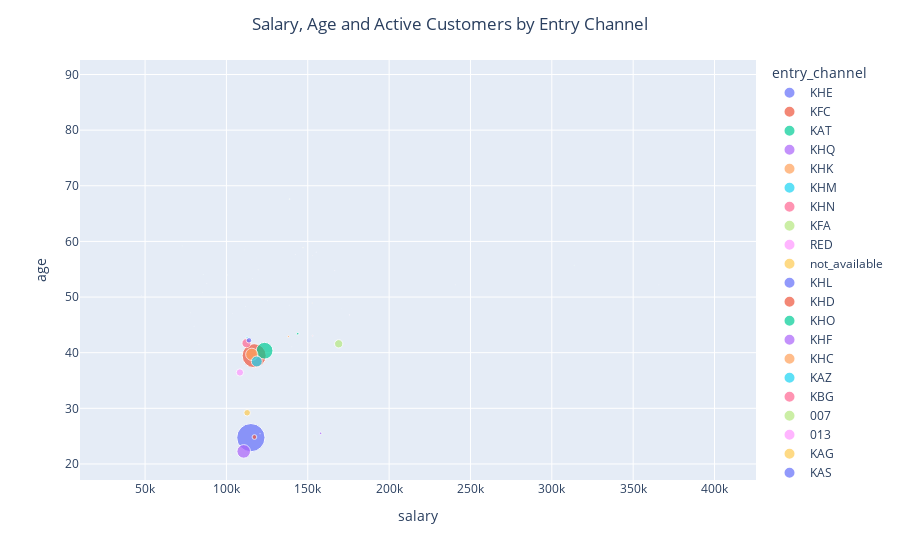

Source (notebook cell):
### Code cell
x_y_size = {"salary": "mean", "age": "mean", "active_customer": "sum"}
four_feature_scatterer(df, "entry_channel", x_y_size, "Salary, Age and Active Customers by Entry Channel")

### Figure 1 — Plotly figure (JSON) as saved in the notebook; plotly's stock layout.template omitted (floating-point values rounded to 4 significant figures)
{"data": [{"hovertemplate": "entry_channel=KHE<br>salary=%{x}<br>age=%{y}<br>active_customer=%{marker.size}<extra></extra>", "legendgroup": "KHE", "marker": {"color": "#636efa", "size": [788539], "sizemode": "area", "sizeref": 1971.0, "symbol": "circle"}, "mode": "markers", "name": "KHE", "orientation": "v", "showlegend": true, "type": "scatter", "x": [115000.0], "xaxis": "x", "y": [24.73], "yaxis": "y"}, {"hovertemplate": "entry_channel=KFC<br>salary=%{x}<br>age=%{y}<br>active_customer=%{marker.size}<extra></extra>", "legendgroup": "KFC", "marker": {"color": "#EF553B", "size": [569902], "sizemode": "area", "sizeref": 1971.0, "symbol": "circle"}, "mode": "markers", "name": "KFC", "orientation": "v", "showlegend": true, "type": "scatter", "x": [117000.0], "xaxis": "x", "y": [39.46], "yaxis": "y"}, {"hovertemplate": "entry_channel=KAT<br>salary=%{x}<br>age=%{y}<br>active_customer=%{marker.size}<extra></extra>", "legendgroup": "KAT", "marker": {"color": "#00cc96", "size": [277662], "sizemode": "area", "sizeref": 1971.0, "symbol": "circle"}, "mode": "markers", "name": "KAT", "orientation": "v", "showlegend": true, "type": "scatter", "x": [123500.0], "xaxis": "x", "y": [40.35], "yaxis": "y"}, {"hovertemplate": "entry_channel=KHQ<br>salary=%{x}<br>age=%{y}<br>active_customer=%{marker.size}<extra></extra>", "legendgroup": "KHQ", "marker": {"color": "#ab63fa", "size": [182277], "sizemode": "area", "sizeref": 1971.0, "symbol": "circle"}, "mode": "markers", "name": "KHQ", "orientation": "v", "showlegend": true, "type": "scatter", "x": [110600.0], "xaxis": "x", "y": [22.26], "yaxis": "y"}, {"hovertemplate": "entry_channel=KHK<br>salary=%{x}<br>age=%{y}<br>active_customer=%{marker.size}<extra></extra>", "legendgroup": "KHK", "marker": {"color": "#FFA15A", "size": [147608], "sizemode": "area", "sizeref": 1971.0, "symbol": "circle"}, "mode": "markers", "name": "KHK", "orientation": "v", "showlegend": true, "type": "scatter", "x": [115600.0], "xaxis": "x", "y": [39.71], "yaxis": "y"}, {"hovertemplate": "entry_channel=KHM<br>salary=%{x}<br>age=%{y}<br>active_customer=%{marker.size}<extra></extra>", "legendgroup": "KHM", "marker": {"color": "#19d3f3", "size": [118209], "sizemode": "area", "sizeref": 1971.0, "symbol": "circle"}, "mode": "markers", "name": "KHM", "orientation": "v", "showlegend": true, "type": "scatter", "x": [118700.0], "xaxis": "x", "y": [38.42], "yaxis": "y"}, {"hovertemplate": "entry_channel=KHN<br>salary=%{x}<br>age=%{y}<br>active_customer=%{marker.size}<extra></extra>", "legendgroup": "KHN", "marker": {"color": "#FF6692", "size": [81748], "sizemode": "area", "sizeref": 1971.0, "symbol": "circle"}, "mode": "markers", "name": "KHN", "orientation": "v", "showlegend": true, "type": "scatter", "x": [112300.0], "xaxis": "x", "y": [41.71], "yaxis": "y"}, {"hovertemplate": "entry_channel=KFA<br>salary=%{x}<br>age=%{y}<br>active_customer=%{marker.size}<extra></extra>", "legendgroup": "KFA", "marker": {"color": "#B6E880", "size": [67880], "sizemode": "area", "sizeref": 1971.0, "symbol": "circle"}, "mode": "markers", "name": "KFA", "orientation": "v", "showlegend": true, "type": "scatter", "x": [169000.0], "xaxis": "x", "y": [41.59], "yaxis": "y"}, {"hovertemplate": "entry_channel=RED<br>salary=%{x}<br>age=%{y}<br>active_customer=%{marker.size}<extra></extra>", "legendgroup": "RED", "marker": {"color": "#FF97FF", "size": [52756], "sizemode": "area", "sizeref": 1971.0, "symbol": "circle"}, "mode": "markers", "name": "RED", "orientation": "v", "showlegend": true, "type": "scatter", "x": [108300.0], "xaxis": "x", "y": [36.44], "yaxis": "y"}, {"hovertemplate": "entry_channel=not_available<br>salary=%{x}<br>age=%{y}<br>active_customer=%{marker.size}<extra></extra>", "legendgroup": "not_available", "marker": {"color": "#FECB52", "size": [42809], "sizemode": "area", "sizeref": 1971.0, "symbol": "circle"}, "mode": "markers", "name": "not_available", "orientation": "v", "showlegend": true, "type": "scatter", "x": [112700.0], "xaxis": "x", "y": [29.2], "yaxis": "y"}, {"hovertemplate": "entry_channel=KHL<br>salary=%{x}<br>age=%{y}<br>active_customer=%{marker.size}<extra></extra>", "legendgroup": "KHL", "marker": {"color": "#636efa", "size": [29446], "sizemode": "area", "sizeref": 1971.0, "symbol": "circle"}, "mode": "markers", "name": "KHL", "orientation": "v", "showlegend": true, "type": "scatter", "x": [113900.0], "xaxis": "x", "y": [42.22], "yaxis": "y"}, {"hovertemplate": "entry_channel=KHD<br>salary=%{x}<br>age=%{y}<br>active_customer=%{marker.size}<extra></extra>", "legendgroup": "KHD", "marker": {"color": "#EF553B", "size": [22232], "sizemode": "area", "sizeref": 1971.0, "symbol": "circle"}, "mode": "markers", "name": "KHD", "orientation": "v", "showlegend": true, "type": "scatter", "x": [117200.0], "xaxis": "x", "y": [24.84], "yaxis": "y"}, {"hovertemplate": "entry_channel=KHO<br>salary=%{x}<br>age=%{y}<br>active_customer=%{marker.size}<extra></extra>", "legendgroup": "KHO", "marker": {"color": "#00cc96", "size": [6401], "sizemode": "area", "sizeref": 1971.0, "symbol": "circle"}, "mode": "markers", "name": "KHO", "orientation": "v", "showlegend": true, "type": "scatter", "x": [143800.0], "xaxis": "x", "y": [43.41], "yaxis": "y"}, {"hovertemplate": "entry_channel=KHF<br>salary=%{x}<br>age=%{y}<br>active_customer=%{marker.size}<extra></extra>", "legendgroup": "KHF", "marker": {"color": "#ab63fa", "size": [6080], "sizemode": "area", "sizeref": 1971.0, "symbol": "circle"}, "mode": "markers", "name": "KHF", "orientation": "v", "showlegend": true, "type": "scatter", "x": [157900.0], "xaxis": "x", "y": [25.5], "yaxis": "y"}, {"hovertemplate": "entry_channel=KHC<br>salary=%{x}<br>age=%{y}<br>active_customer=%{marker.size}<extra></extra>", "legendgroup": "KHC", "marker": {"color": "#FFA15A", "size": [3920], "sizemode": "area", "sizeref": 1971.0, "symbol": "circle"}, "mode": "markers", "name": "KHC", "orientation": "v", "showlegend": true, "type": "scatter", "x": [138100.0], "xaxis": "x", "y": [42.89], "yaxis": "y"}, {"hovertemplate": "entry_channel=KAZ<br>salary=%{x}<br>age=%{y}<br>active_customer=%{marker.size}<extra></extra>", "legendgroup": "KAZ", "marker": {"color": "#19d3f3", "size": [3729], "sizemode": "area", "sizeref": 1971.0, "symbol": "circle"}, "mode": "markers", "name": "KAZ", "orientation": "v", "showlegend": true, "type": "scatter", "x": [112700.0], "xaxis": "x", "y": [42.73], "yaxis": "y"}, {"hovertemplate": "entry_channel=KBG<br>salary=%{x}<br>age=%{y}<br>active_customer=%{marker.size}<extra></extra>", "legendgroup": "KBG", "marker": {"color": "#FF6692", "size": [1256], "sizemode": "area", "sizeref": 1971.0, "symbol": "circle"}, "mode": "markers", "name": "KBG", "orientation": "v", "showlegend": true, "type": "scatter", "x": [152900.0], "xaxis": "x", "y": [43.03], "yaxis": "y"}, {"hovertemplate": "entry_channel=007<br>salary=%{x}<br>age=%{y}<br>active_customer=%{marker.size}<extra></extra>", "legendgroup": "007", "marker": {"color": "#B6E880", "size": [565], "sizemode": "area", "sizeref": 1971.0, "symbol": "circle"}, "mode": "markers", "name": "007", "orientation": "v", "showlegend": true, "type": "scatter", "x": [138800.0], "xaxis": "x", "y": [67.61], "yaxis": "y"}, {"hovertemplate": "entry_channel=013<br>salary=%{x}<br>age=%{y}<br>active_customer=%{marker.size}<extra></extra>", "legendgroup": "013", "marker": {"color": "#FF97FF", "size": [318], "sizemode": "area", "sizeref": 1971.0, "symbol": "circle"}, "mode": "markers", "name": "013", "orientation": "v", "showlegend": true, "type": "scatter", "x": [175700.0], "xaxis": "x", "y": [46.79], "yaxis": "y"}, {"hovertemplate": "entry_channel=KAG<br>salary=%{x}<br>age=%{y}<br>active_customer=%{marker.size}<extra></extra>", "legendgroup": "KAG", "marker": {"color": "#FECB52", "size": [250], "sizemode": "area", "sizeref": 1971.0, "symbol": "circle"}, "mode": "markers", "name": "KAG", "orientation": "v", "showlegend": true, "type": "scatter", "x": [147100.0], "xaxis": "x", "y": [58.86], "yaxis": "y"}, {"hovertemplate": "entry_channel=KAS<br>salary=%{x}<br>age=%{y}<br>active_customer=%{marker.size}<extra></extra>", "legendgroup": "KAS", "marker": {"color": "#636efa", "size": [216], "sizemode": "area", "sizeref": 1971.0, "symbol": "circle"}, "mode": "markers", "name": "KAS", "orientation": "v", "showlegend": true, "type": "scatter", "x": [155300.0], "xaxis": "x", "y": [58.06], "yaxis": "y"}, {"hovertemplate": "entry_channel=KHP<br>salary=%{x}<br>age=%{y}<br>active_customer=%{marker.size}<extra></extra>", "legendgroup": "KHP", "marker": {"color": "#EF553B", "size": [206], "sizemode": "area", "sizeref": 1971.0, "symbol": "circle"}, "mode": "markers", "name": "KHP", "orientation": "v", "showlegend": true, "type": "scatter", "x": [102800.0], "xaxis": "x", "y": [21.64], "yaxis": "y"}, {"hovertemplate": "entry_channel=KBZ<br>salary=%{x}<br>age=%{y}<br>active_customer=%{marker.size}<extra></extra>", "legendgroup": "KBZ", "marker": {"color": "#00cc96", "size": [168], "sizemode": "area", "sizeref": 1971.0, "symbol": "circle"}, "mode": "markers", "name": "KBZ", "orientation": "v", "showlegend": true, "type": "scatter", "x": [313800.0], "xaxis": "x", "y": [55.66], "yaxis": "y"}, {"hovertemplate": "entry_channel=KEH<br>salary=%{x}<br>age=%{y}<br>active_customer=%{marker.size}<extra></extra>", "legendgroup": "KEH", "marker": {"color": "#ab63fa", "size": [135], "sizemode": "area", "sizeref": 1971.0, "symbol": "circle"}, "mode": "markers", "name": "KEH", "orientation": "v", "showlegend": true, "type": "scatter", "x": [120700.0], "xaxis": "x", "y": [25.41], "yaxis": "y"}, {"hovertemplate": "entry_channel=KAA<br>salary=%{x}<br>age=%{y}<br>active_customer=%{marker.size}<extra></extra>", "legendgroup": "KAA", "marker": {"color": "#FFA15A", "size": [128], "sizemode": "area", "sizeref": 1971.0, "symbol": "circle"}, "mode": "markers", "name": "KAA", "orientation": "v", "showlegend": true, "type": "scatter", "x": [152700.0], "xaxis": "x", "y": [48.93], "yaxis": "y"}, {"hovertemplate": "entry_channel=KAY<br>salary=%{x}<br>age=%{y}<br>active_customer=%{marker.size}<extra></extra>", "legendgroup": "KAY", "marker": {"color": "#19d3f3", "size": [100], "sizemode": "area", "sizeref": 1971.0, "symbol": "circle"}, "mode": "markers", "name": "KAY", "orientation": "v", "showlegend": true, "type": "scatter", "x": [85760.0], "xaxis": "x", "y": [54.06], "yaxis": "y"}, {"hovertemplate": "entry_channel=KAR<br>salary=%{x}<br>age=%{y}<br>active_customer=%{marker.size}<extra></extra>", "legendgroup": "KAR", "marker": {"color": "#FF6692", "size": [82], "sizemode": "area", "sizeref": 1971.0, "symbol": "circle"}, "mode": "markers", "name": "KAR", "orientation": "v", "showlegend": true, "type": "scatter", "x": [166500.0], "xaxis": "x", "y": [54.74], "yaxis": "y"}, {"hovertemplate": "entry_channel=KAF<br>salary=%{x}<br>age=%{y}<br>active_customer=%{marker.size}<extra></extra>", "legendgroup": "KAF", "marker": {"color": "#B6E880", "size": [78], "sizemode": "area", "sizeref": 1971.0, "symbol": "circle"}, "mode": "markers", "name": "KAF", "orientation": "v", "showlegend": true, "type": "scatter", "x": [100500.0], "xaxis": "x", "y": [53.96], "yaxis": "y"}, {"hovertemplate": "entry_channel=KFD<br>salary=%{x}<br>age=%{y}<br>active_customer=%{marker.size}<extra></extra>", "legendgroup": "KFD", "marker": {"color": "#FF97FF", "size": [60], "sizemode": "area", "sizeref": 1971.0, "symbol": "circle"}, "mode": "markers", "name": "KFD", "orientation": "v", "showlegend": true, "type": "scatter", "x": [142400.0], "xaxis": "x", "y": [57.65], "yaxis": "y"}, {"hovertemplate": "entry_channel=KCC<br>salary=%{x}<br>age=%{y}<br>active_customer=%{marker.size}<extra></extra>", "legendgroup": "KCC", "marker": {"color": "#FECB52", "size": [50], "sizemode": "area", "sizeref": 1971.0, "symbol": "circle"}, "mode": "markers", "name": "KCC", "orientation": "v", "showlegend": true, "type": "scatter", "x": [119500.0], "xaxis": "x", "y": [54.89], "yaxis": "y"}, {"hovertemplate": "entry_channel=KAD<br>salary=%{x}<br>age=%{y}<br>active_customer=%{marker.size}<extra></extra>", "legendgroup": "KAD", "marker": {"color": "#636efa", "size": [45], "sizemode": "area", "sizeref": 1971.0, "symbol": "circle"}, "mode": "markers", "name": "KAD", "orientation": "v", "showlegend": true, "type": "scatter", "x": [80150.0], "xaxis": "x", "y": [44.74], "yaxis": "y"}, {"hovertemplate": "entry_channel=KAB<br>salary=%{x}<br>age=%{y}<br>active_customer=%{marker.size}<extra></extra>", "legendgroup": "KAB", "marker": {"color": "#EF553B", "size": [41], "sizemode": "area", "sizeref": 1971.0, "symbol": "circle"}, "mode": "markers", "name": "KAB", "orientation": "v", "showlegend": true, "type": "scatter", "x": [152800.0], "xaxis": "x", "y": [57.48], "yaxis": "y"}, {"hovertemplate": "entry_channel=KCB<br>salary=%{x}<br>age=%{y}<br>active_customer=%{marker.size}<extra></extra>", "legendgroup": "KCB", "marker": {"color": "#00cc96", "size": [39], "sizemode": "area", "sizeref": 1971.0, "symbol": "circle"}, "mode": "markers", "name": "KCB", "orientation": "v", "showlegend": true, "type": "scatter", "x": [72730.0], "xaxis": "x", "y": [59.18], "yaxis": "y"}, {"hovertemplate": "entry_channel=KAE<br>salary=%{x}<br>age=%{y}<br>active_customer=%{marker.size}<extra></extra>", "legendgroup": "KAE", "marker": {"color": "#ab63fa", "size": [39], "sizemode": "area", "sizeref": 1971.0, "symbol": "circle"}, "mode": "markers", "name": "KAE", "orientation": "v", "showlegend": true, "type": "scatter", "x": [47860.0], "xaxis": "x", "y": [50.25], "yaxis": "y"}, {"hovertemplate": "entry_channel=KAW<br>salary=%{x}<br>age=%{y}<br>active_customer=%{marker.size}<extra></extra>", "legendgroup": "KAW", "marker": {"color": "#FFA15A", "size": [36], "sizemode": "area", "sizeref": 1971.0, "symbol": "circle"}, "mode": "markers", "name": "KAW", "orientation": "v", "showlegend": true, "type": "scatter", "x": [125300.0], "xaxis": "x", "y": [49.35], "yaxis": "y"}, {"hovertemplate": "entry_channel=KAK<br>salary=%{x}<br>age=%{y}<br>active_customer=%{marker.size}<extra></extra>", "legendgroup": "KAK", "marker": {"color": "#19d3f3", "size": [34], "sizemode": "area", "sizeref": 1971.0, "symbol": "circle"}, "mode": "markers", "name": "KAK", "orientation": "v", "showlegend": true, "type": "scatter", "x": [88040.0], "xaxis": "x", "y": [52.44], "yaxis": "y"}, {"hovertemplate": "entry_channel=KAM<br>salary=%{x}<br>age=%{y}<br>active_customer=%{marker.size}<extra></extra>", "legendgroup": "KAM", "marker": {"color": "#FF6692", "size": [30], "sizemode": "area", "sizeref": 1971.0, "symbol": "circle"}, "mode": "markers", "name": "KAM", "orientation": "v", "showlegend": true, "type": "scatter", "x": [111700.0], "xaxis": "x", "y": [48.31], "yaxis": "y"}, {"hovertemplate": "entry_channel=KAQ<br>salary=%{x}<br>age=%{y}<br>active_customer=%{marker.size}<extra></extra>", "legendgroup": "KAQ", "marker": {"color": "#B6E880", "size": [26], "sizemode": "area", "sizeref": 1971.0, "symbol": "circle"}, "mode": "markers", "name": "KAQ", "orientation": "v", "showlegend": true, "type": "scatter", "x": [77930.0], "xaxis": "x", "y": [47.17], "yaxis": "y"}, {"hovertemplate": "entry_channel=KGN<br>salary=%{x}<br>age=%{y}<br>active_customer=%{marker.size}<extra></extra>", "legendgroup": "KGN", "marker": {"color": "#FF97FF", "size": [17], "sizemode": "area", "sizeref": 1971.0, "symbol": "circle"}, "mode": "markers", "name": "KGN", "orientation": "v", "showlegend": true, "type": "scatter", "x": [null], "xaxis": "x", "y": [73.29], "yaxis": "y"}, {"hovertemplate": "entry_channel=KFS<br>salary=%{x}<br>age=%{y}<br>active_customer=%{marker.size}<extra></extra>", "legendgroup": "KFS", "marker": {"color": "#FECB52", "size": [17], "sizemode": "area", "sizeref": 1971.0, "symbol": "circle"}, "mode": "markers", "name": "KFS", "orientation": "v", "showlegend": true, "type": "scatter", "x": [83130.0], "xaxis": "x", "y": [41.41], "yaxis": "y"}, {"hovertemplate": "entry_channel=004<br>salary=%{x}<br>age=%{y}<br>active_customer=%{marker.size}<extra></extra>", "legendgroup": "004", "marker": {"color": "#636efa", "size": [17], "sizemode": "area", "sizeref": 1971.0, "symbol": "circle"}, "mode": "markers", "name": "004", "orientation": "v", "showlegend": true, "type": "scatter", "x": [402900.0], "xaxis": "x", "y": [87.53], "yaxis": "y"}, {"hovertemplate": "entry_channel=KAH<br>salary=%{x}<br>age=%{y}<br>active_customer=%{marker.size}<extra></extra>", "legendgroup": "KAH", "marker": {"color": "#EF553B", "size": [17], "sizemode": "area", "sizeref": 1971.0, "symbol": "circle"}, "mode": "markers", "name": "KAH", "orientation": "v", "showlegend": true, "type": "scatter", "x": [85400.0], "xaxis": "x", "y": [50.82], "yaxis": "y"}, {"hovertemplate": "entry_channel=KBE<br>salary=%{x}<br>age=%{y}<br>active_customer=%{marker.size}<extra></extra>", "legendgroup": "KBE", "marker": {"color": "#00cc96", "size": [17], "sizemode": "area", "sizeref": 1971.0, "symbol": "circle"}, "mode": "markers", "name": "KBE", "orientation": "v", "showlegend": true, "type": "scatter", "x": [138600.0], "xaxis": "x", "y": [48.53], "yaxis": "y"}, {"hovertemplate": "entry_channel=KBH<br>salary=%{x}<br>age=%{y}<br>active_customer=%{marker.size}<extra></extra>", "legendgroup": "KBH", "marker": {"color": "#ab63fa", "size": [17], "sizemode": "area", "sizeref": 1971.0, "symbol": "circle"}, "mode": "markers", "name": "KBH", "orientation": "v", "showlegend": true, "type": "scatter", "x": [365800.0], "xaxis": "x", "y": [52.18], "yaxis": "y"}, {"hovertemplate": "entry_channel=KBO<br>salary=%{x}<br>age=%{y}<br>active_customer=%{marker.size}<extra></extra>", "legendgroup": "KBO", "marker": {"color": "#FFA15A", "size": [17], "sizemode": "area", "sizeref": 1971.0, "symbol": "circle"}, "mode": "markers", "name": "KBO", "orientation": "v", "showlegend": true, "type": "scatter", "x": [240700.0], "xaxis": "x", "y": [52.18], "yaxis": "y"}, {"hovertemplate": "entry_channel=KCL<br>salary=%{x}<br>age=%{y}<br>active_customer=%{marker.size}<extra></extra>", "legendgroup": "KCL", "marker": {"color": "#19d3f3", "size": [16], "sizemode": "area", "sizeref": 1971.0, "symbol": "circle"}, "mode": "markers", "name": "KCL", "orientation": "v", "showlegend": true, "type": "scatter", "x": [140300.0], "xaxis": "x", "y": [41.06], "yaxis": "y"}, {"hovertemplate": "entry_channel=KEY<br>salary=%{x}<br>age=%{y}<br>active_customer=%{marker.size}<extra></extra>", "legendgroup": "KEY", "marker": {"color": "#FF6692", "size": [16], "sizemode": "area", "sizeref": 1971.0, "symbol": "circle"}, "mode": "markers", "name": "KEY", "orientation": "v", "showlegend": true, "type": "scatter", "x": [null], "xaxis": "x", "y": [48.68], "yaxis": "y"}, {"hovertemplate": "entry_channel=KDT<br>salary=%{x}<br>age=%{y}<br>active_customer=%{marker.size}<extra></extra>", "legendgroup": "KDT", "marker": {"color": "#B6E880", "size": [15], "sizemode": "area", "sizeref": 1971.0, "symbol": "circle"}, "mode": "markers", "name": "KDT", "orientation": "v", "showlegend": true, "type": "scatter", "x": [103700.0], "xaxis": "x", "y": [47.1], "yaxis": "y"}, {"hovertemplate": "entry_channel=KFL<br>salary=%{x}<br>age=%{y}<br>active_customer=%{marker.size}<extra></extra>", "legendgroup": "KFL", "marker": {"color": "#FF97FF", "size": [13], "sizemode": "area", "sizeref": 1971.0, "symbol": "circle"}, "mode": "markers", "name": "KFL", "orientation": "v", "showlegend": true, "type": "scatter", "x": [null], "xaxis": "x", "y": [68.17], "yaxis": "y"}, {"hovertemplate": "entry_channel=KAJ<br>salary=%{x}<br>age=%{y}<br>active_customer=%{marker.size}<extra></extra>", "legendgroup": "KAJ", "marker": {"color": "#FECB52", "size": [12], "sizemode": "area", "sizeref": 1971.0, "symbol": "circle"}, "mode": "markers", "name": "KAJ", "orientation": "v", "showlegend": true, "type": "scatter", "x": [110900.0], "xaxis": "x", "y": [58.48], "yaxis": "y"}, {"hovertemplate": "entry_channel=KBW<br>salary=%{x}<br>age=%{y}<br>active_customer=%{marker.size}<extra></extra>", "legendgroup": "KBW", "marker": {"color": "#636efa", "size": [12], "sizemode": "area", "sizeref": 1971.0, "symbol": "circle"}, "mode": "markers", "name": "KBW", "orientation": "v", "showlegend": true, "type": "scatter", "x": [116100.0], "xaxis": "x", "y": [53.33], "yaxis": "y"}, {"hovertemplate": "entry_channel=KES<br>salary=%{x}<br>age=%{y}<br>active_customer=%{marker.size}<extra></extra>", "legendgroup": "KES", "marker": {"color": "#EF553B", "size": [11], "sizemode": "area", "sizeref": 1971.0, "symbol": "circle"}, "mode": "markers", "name": "KES", "orientation": "v", "showlegend": true, "type": "scatter", "x": [null], "xaxis": "x", "y": [41], "yaxis": "y"}, {"hovertemplate": "entry_channel=KCK<br>salary=%{x}<br>age=%{y}<br>active_customer=%{marker.size}<extra></extra>", "legendgroup": "KCK", "marker": {"color": "#00cc96", "size": [10], "sizemode": "area", "sizeref": 1971.0, "symbol": "circle"}, "mode": "markers", "name": "KCK", "orientation": "v", "showlegend": true, "type": "scatter", "x": [121974], "xaxis": "x", "y": [52.36], "yaxis": "y"}, {"hovertemplate": "entry_channel=KDR<br>salary=%{x}<br>age=%{y}<br>active_customer=%{marker.size}<extra></extra>", "legendgroup": "KDR", "marker": {"color": "#ab63fa", "size": [10], "sizemode": "area", "sizeref": 1971.0, "symbol": "circle"}, "mode": "markers", "name": "KDR", "orientation": "v", "showlegend": true, "type": "scatter", "x": [151500.0], "xaxis": "x", "y": [45.23], "yaxis": "y"}, {"hovertemplate": "entry_channel=KCH<br>salary=%{x}<br>age=%{y}<br>active_customer=%{marker.size}<extra></extra>", "legendgroup": "KCH", "marker": {"color": "#FFA15A", "size": [8], "sizemode": "area", "sizeref": 1971.0, "symbol": "circle"}, "mode": "markers", "name": "KCH", "orientation": "v", "showlegend": true, "type": "scatter", "x": [111800.0], "xaxis": "x", "y": [52.95], "yaxis": "y"}, {"hovertemplate": "entry_channel=KCI<br>salary=%{x}<br>age=%{y}<br>active_customer=%{marker.size}<extra></extra>", "legendgroup": "KCI", "marker": {"color": "#19d3f3", "size": [7], "sizemode": "area", "sizeref": 1971.0, "symbol": "circle"}, "mode": "markers", "name": "KCI", "orientation": "v", "showlegend": true, "type": "scatter", "x": [170900.0], "xaxis": "x", "y": [47.92], "yaxis": "y"}, {"hovertemplate": "entry_channel=KDA<br>salary=%{x}<br>age=%{y}<br>active_customer=%{marker.size}<extra></extra>", "legendgroup": "KDA", "marker": {"color": "#FF6692", "size": [2], "sizemode": "area", "sizeref": 1971.0, "symbol": "circle"}, "mode": "markers", "name": "KDA", "orientation": "v", "showlegend": true, "type": "scatter", "x": [118400.0], "xaxis": "x", "y": [57], "yaxis": "y"}, {"hovertemplate": "entry_channel=KGX<br>salary=%{x}<br>age=%{y}<br>active_customer=%{marker.size}<extra></extra>", "legendgroup": "KGX", "marker": {"color": "#B6E880", "size": [0], "sizemode": "area", "sizeref": 1971.0, "symbol": "circle"}, "mode": "markers", "name": "KGX", "orientation": "v", "showlegend": true, "type": "scatter", "x": [73320.0], "xaxis": "x", "y": [88.29], "yaxis": "y"}, {"hovertemplate": "entry_channel=KGC<br>salary=%{x}<br>age=%{y}<br>active_customer=%{marker.size}<extra></extra>", "legendgroup": "KGC", "marker": {"color": "#FF97FF", "size": [0], "sizemode": "area", "sizeref": 1971.0, "symbol": "circle"}, "mode": "markers", "name": "KGC", "orientation": "v", "showlegend": true, "type": "scatter", "x": [32630.0], "xaxis": "x", "y": [22.41], "yaxis": "y"}, {"hovertemplate": "entry_channel=KBY<br>salary=%{x}<br>age=%{y}<br>active_customer=%{marker.size}<extra></extra>", "legendgroup": "KBY", "marker": {"color": "#FECB52", "size": [0], "sizemode": "area", "sizeref": 1971.0, "symbol": "circle"}, "mode": "markers", "name": "KBY", "orientation": "v", "showlegend": true, "type": "scatter", "x": [119600.0], "xaxis": "x", "y": [44], "yaxis": "y"}, {"hovertemplate": "entry_channel=KDH<br>salary=%{x}<br>age=%{y}<br>active_customer=%{marker.size}<extra></extra>", "legendgroup": "KDH", "marker": {"color": "#636efa", "size": [0], "sizemode": "area", "sizeref": 1971.0, "symbol": "circle"}, "mode": "markers", "name": "KDH", "orientation": "v", "showlegend": true, "type": "scatter", "x": [151900.0], "xaxis": "x", "y": [23.12], "yaxis": "y"}, {"hovertemplate": "entry_channel=KBU<br>salary=%{x}<br>age=%{y}<br>active_customer=%{marker.size}<extra></extra>", "legendgroup": "KBU", "marker": {"color": "#EF553B", "size": [0], "sizemode": "area", "sizeref": 1971.0, "symbol": "circle"}, "mode": "markers", "name": "KBU", "orientation": "v", "showlegend": true, "type": "scatter", "x": [103800.0], "xaxis": "x", "y": [57.45], "yaxis": "y"}, {"hovertemplate": "entry_channel=KFP<br>salary=%{x}<br>age=%{y}<br>active_customer=%{marker.size}<extra></extra>", "legendgroup": "KFP", "marker": {"color": "#00cc96", "size": [0], "sizemode": "area", "sizeref": 1971.0, "symbol": "circle"}, "mode": "markers", "name": "KFP", "orientation": "v", "showlegend": true, "type": "scatter", "x": [null], "xaxis": "x", "y": [52.5], "yaxis": "y"}, {"hovertemplate": "entry_channel=KFK<br>salary=%{x}<br>age=%{y}<br>active_customer=%{marker.size}<extra></extra>", "legendgroup": "KFK", "marker": {"color": "#ab63fa", "size": [0], "sizemode": "area", "sizeref": 1971.0, "symbol": "circle"}, "mode": "markers", "name": "KFK", "orientation": "v", "showlegend": true, "type": "scatter", "x": [35870.0], "xaxis": "x", "y": [23.29], "yaxis": "y"}, {"hovertemplate": "entry_channel=KFF<br>salary=%{x}<br>age=%{y}<br>active_customer=%{marker.size}<extra></extra>", "legendgroup": "KFF", "marker": {"color": "#FFA15A", "size": [0], "sizemode": "area", "sizeref": 1971.0, "symbol": "circle"}, "mode": "markers", "name": "KFF", "orientation": "v", "showlegend": true, "type": "scatter", "x": [148900.0], "xaxis": "x", "y": [83.41], "yaxis": "y"}, {"hovertemplate": "entry_channel=KAI<br>salary=%{x}<br>age=%{y}<br>active_customer=%{marker.size}<extra></extra>", "legendgroup": "KAI", "marker": {"color": "#19d3f3", "size": [0], "sizemode": "area", "sizeref": 1971.0, "symbol": "circle"}, "mode": "markers", "name": "KAI", "orientation": "v", "showlegend": true, "type": "scatter", "x": [null], "xaxis": "x", "y": [41.91], "yaxis": "y"}, {"hovertemplate": "entry_channel=KHS<br>salary=%{x}<br>age=%{y}<br>active_customer=%{marker.size}<extra></extra>", "legendgroup": "KHS", "marker": {"color": "#FF6692", "size": [0], "sizemode": "area", "sizeref": 1971.0, "symbol": "circle"}, "mode": "markers", "name": "KHS", "orientation": "v", "showlegend": true, "type": "scatter", "x": [null], "xaxis": "x", "y": [44.4], "yaxis": "y"}, {"hovertemplate": "entry_channel=KDS<br>salary=%{x}<br>age=%{y}<br>active_customer=%{marker.size}<extra></extra>", "legendgroup": "KDS", "marker": {"color": "#B6E880", "size": [0], "sizemode": "area", "sizeref": 1971.0, "symbol": "circle"}, "mode": "markers", "name": "KDS", "orientation": "v", "showlegend": true, "type": "scatter", "x": [null], "xaxis": "x", "y": [71], "yaxis": "y"}, {"hovertemplate": "entry_channel=KEJ<br>salary=%{x}<br>age=%{y}<br>active_customer=%{marker.size}<extra></extra>", "legendgroup": "KEJ", "marker": {"color": "#FF97FF", "size": [0], "sizemode": "area", "sizeref": 1971.0, "symbol": "circle"}, "mode": "markers", "name": "KEJ", "orientation": "v", "showlegend": true, "type": "scatter", "x": [170200.0], "xaxis": "x", "y": [40], "yaxis": "y"}], "layout": {"barmode": "overlay", "legend": {"itemsizing": "constant", "title": {"text": "entry_channel"}, "tracegroupgap": 0}, "margin": {"t": 60}, "title": {"text": "Salary, Age and Active Customers by Entry Channel", "x": 0.5, "xanchor": "center"}, "xaxis": {"anchor": "y", "domain": [0, 1], "title": {"text": "salary"}}, "yaxis": {"anchor": "x", "domain": [0, 1], "title": {"text": "age"}}}}
